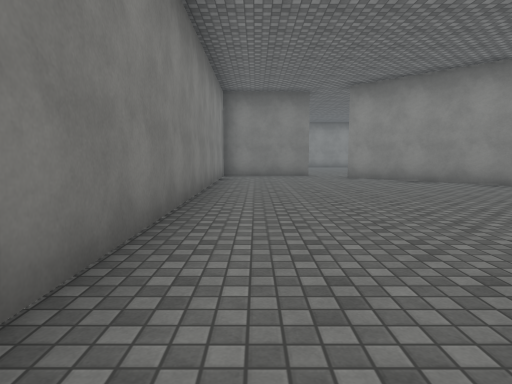
View 1 (above)

21 first-person views from a walk through a scene from a Unity 3-D project. The camera is 1.3 m above the floor, tilts 6° down and sees 75° across. The floor is counted in squares, 2 m on a side. Each view is taken from the middle of a square. On the plan, view 1 faces up. The plan holds only what a view shows up to about 10 squares ahead; the rest is blank. The place goes on beyond the plan. The player character is not drawn. Surface patterns are stand-ins for the level's own textures.

View 2
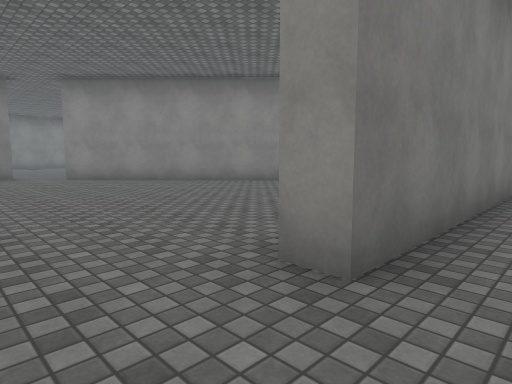

View 3
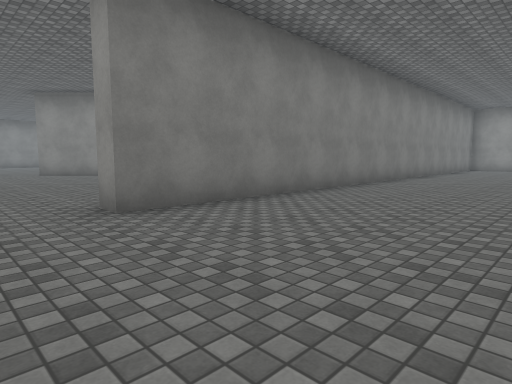

View 4
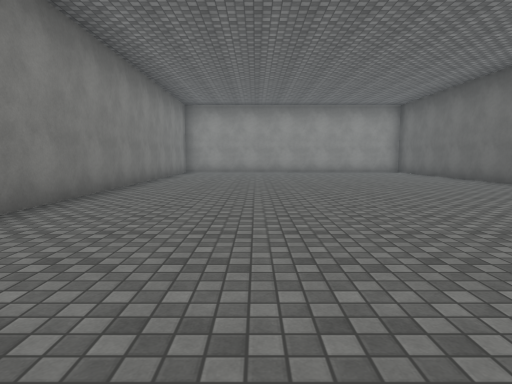

View 5
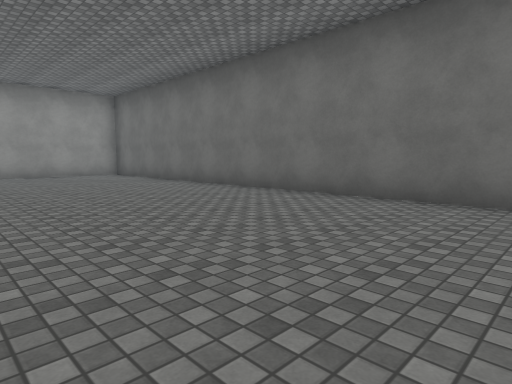

View 6
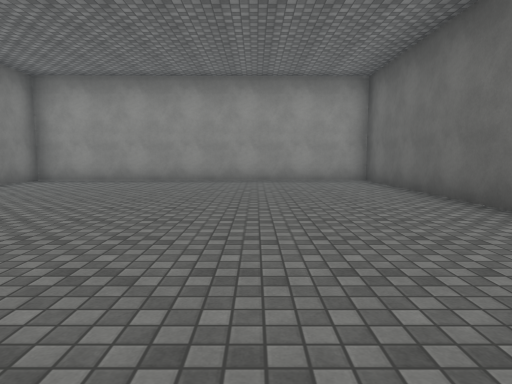

View 7
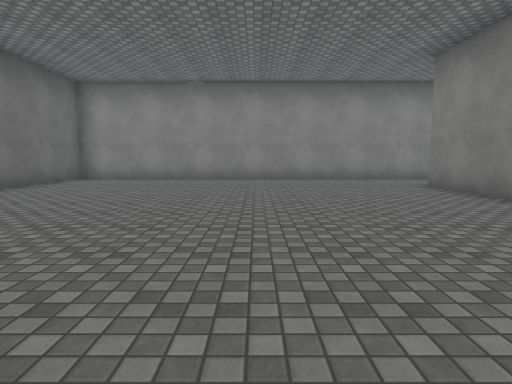

View 8
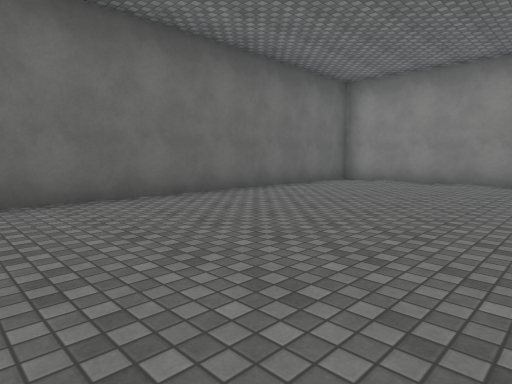

View 9
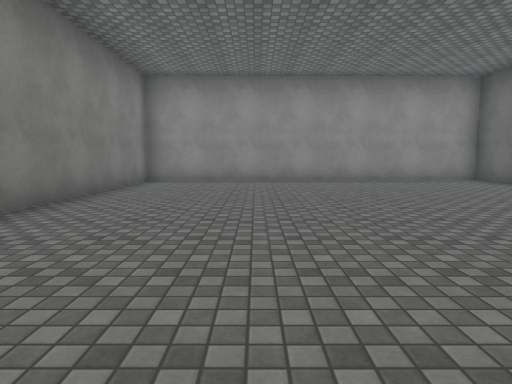

View 10
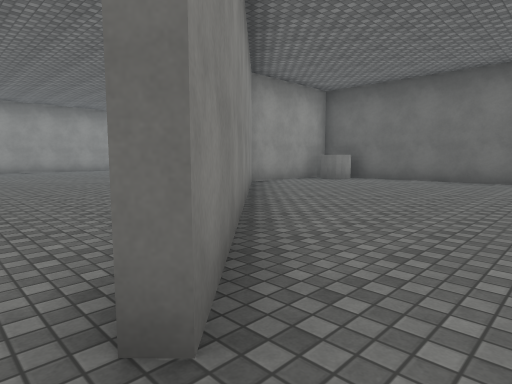

View 11
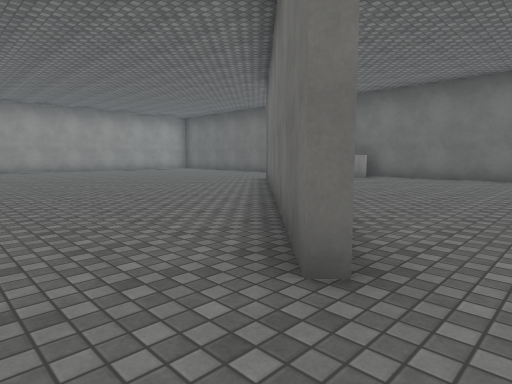

View 12
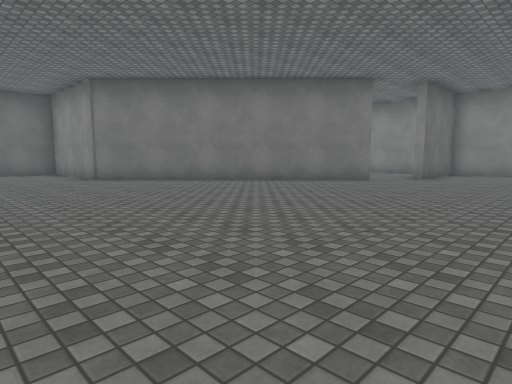

View 13
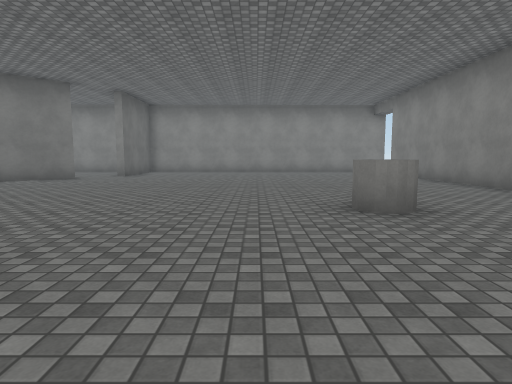

View 14
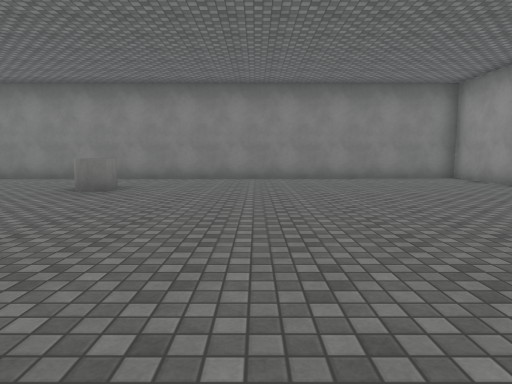

View 15
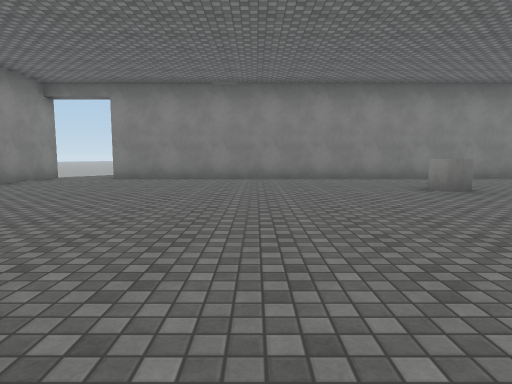

View 16
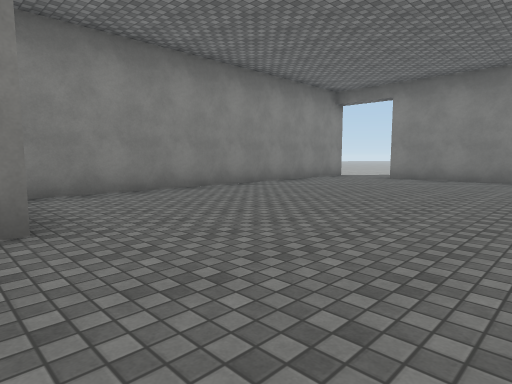

View 17
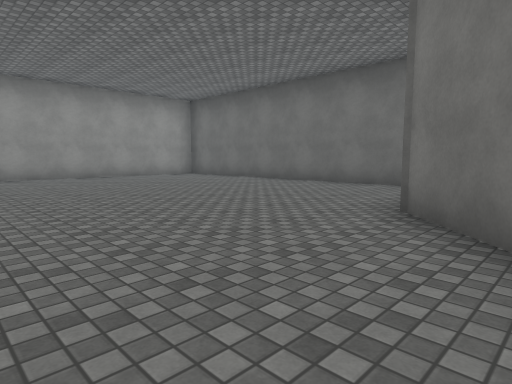

View 18
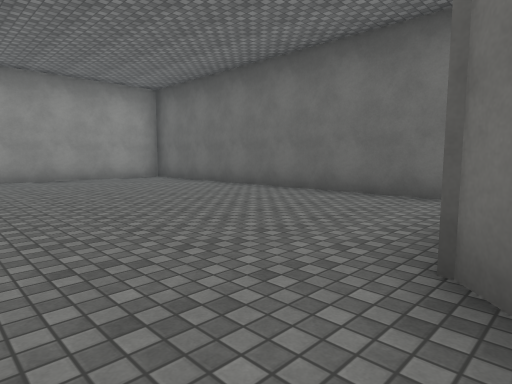

View 19
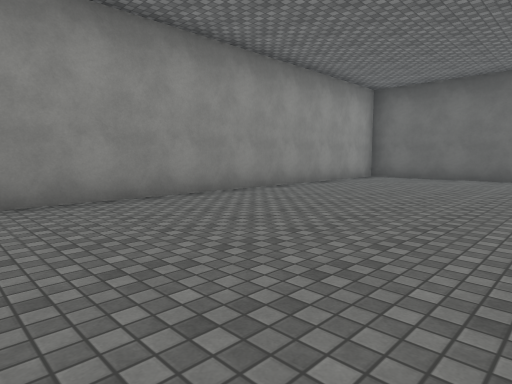

View 20
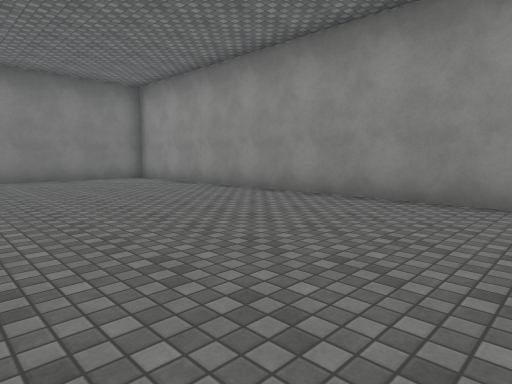

View 21
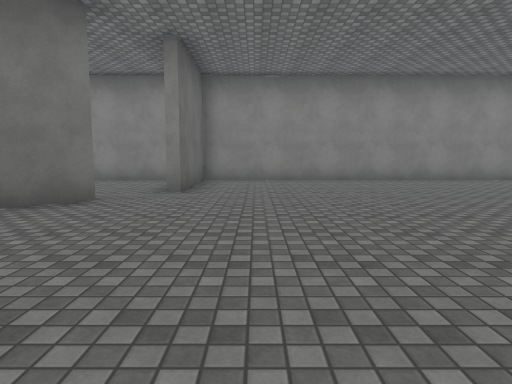

### Floor plan
Ten units are one square. View 1 is at (0, 0); x grows to the right and y downward. Boxes are objects, and circles mark ways between rooms. Rooms are numbered by the first view taken in them; rooms with no view inside come last. Other rooms are left out.
<svg viewBox="-17 -216 204 303">
<path fill="none" stroke="#000" d="M-10 -15 -9 82 182 80 181 -10 16 -9 16 -14M30 -107 85 -50 86 -41M19 -113 14 -113M95 -14 167 -15M181 -29 180 -210 7 -209M-12 -211 -11 -116 19 -116M32 -14 67 -14M80 -52 28 -105M83 -30 83 -49M-11 -107 -10 -15"/>
<rect x="85" y="-185" width="10" height="10" fill="#bbb"><title>other object</title></rect>
<rect x="65" y="-25" width="20" height="10" fill="#bbb"><title>other object</title></rect>
<circle cx="5" cy="-10" r="3" fill="#2a7"/>
<circle cx="15" cy="-110" r="3" fill="#2a7"/>
<text x="90" y="30">1</text>
<text x="100" y="-130">2</text>
<text x="30" y="-50">3</text>
</svg>
Room 1 opens to room 3. Room 2 opens to room 3.

Where each view was taken, in squares from view 1:
view 1: 0 up, 0 right, facing up
view 2: 0 up, 0 right, facing up-right
view 3: 3 down, 0 right, facing up-right
view 4: 2 down, 4 right, facing right
view 5: 3 down, 6 right, facing down-right
view 6: 5 down, 9 right, facing right
view 7: 3 down, 9 right, facing left
view 8: 3 down, 8 right, facing down-left
view 9: 2 down, 9 right, facing right
view 10: 11 up, 2 right, facing down-right
view 11: 12 up, 2 right, facing down-right
view 12: 15 up, 12 right, facing down-left
view 13: 16 up, 13 right, facing left
view 14: 11 up, 12 right, facing up
view 15: 11 up, 5 right, facing up
view 16: 11 up, 5 right, facing up-left
view 17: 9 up, 7 right, facing down-right
view 18: 7 up, 8 right, facing down-right
view 19: 12 up, 13 right, facing down-right
view 20: 11 up, 13 right, facing up-right
view 21: 13 up, 8 right, facing left
